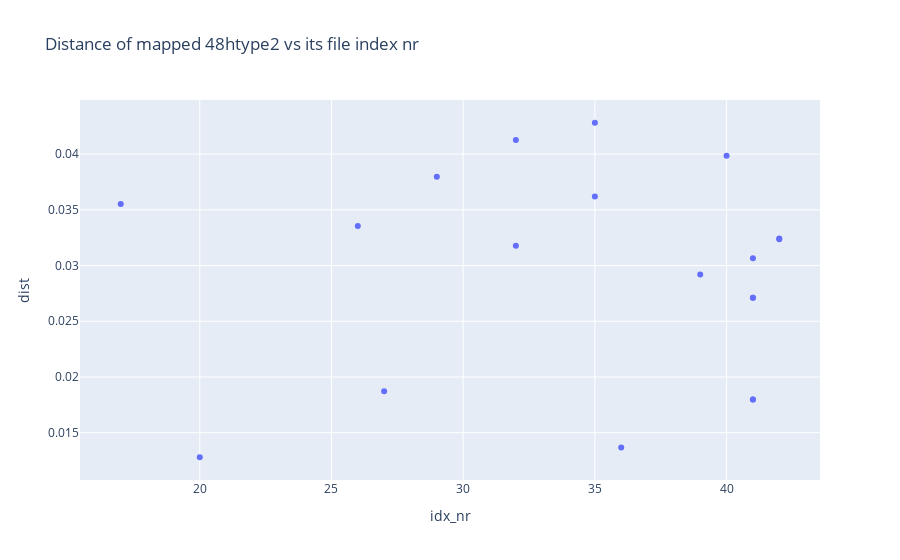

The notebook cell this image was saved under:
### Code cell
fig = px.scatter(df_48htype2, 
                x = 'idx_nr', 
                y = 'dist',
                title = 'Distance of mapped 48htype2 vs its file index nr'
                )

fig.show(config={'scrollZoom': True})

### Figure 1 — Plotly figure (JSON) as saved in the notebook; plotly's stock layout.template omitted (floating-point values rounded to 4 significant figures)
{"data": [{"hovertemplate": "idx_nr=%{x}<br>dist=%{y}<extra></extra>", "legendgroup": "", "marker": {"color": "#636efa", "symbol": "circle"}, "mode": "markers", "name": "", "orientation": "v", "showlegend": false, "type": "scatter", "x": [17, 20, 26, 27, 29, 32, 32, 35, 35, 36, 39, 40, 41, 41, 41, 41, 41, 42, 42], "xaxis": "x", "y": [0.03552, 0.0128, 0.03356, 0.01873, 0.03797, 0.03179, 0.04127, 0.04281, 0.0362, 0.01367, 0.02921, 0.03986, 0.01798, 0.03066, 0.01798, 0.0271, 0.0271, 0.03242, 0.03237], "yaxis": "y"}], "layout": {"legend": {"tracegroupgap": 0}, "title": {"text": "Distance of mapped 48htype2 vs its file index nr"}, "xaxis": {"anchor": "y", "domain": [0, 1], "title": {"text": "idx_nr"}}, "yaxis": {"anchor": "x", "domain": [0, 1], "title": {"text": "dist"}}}}
